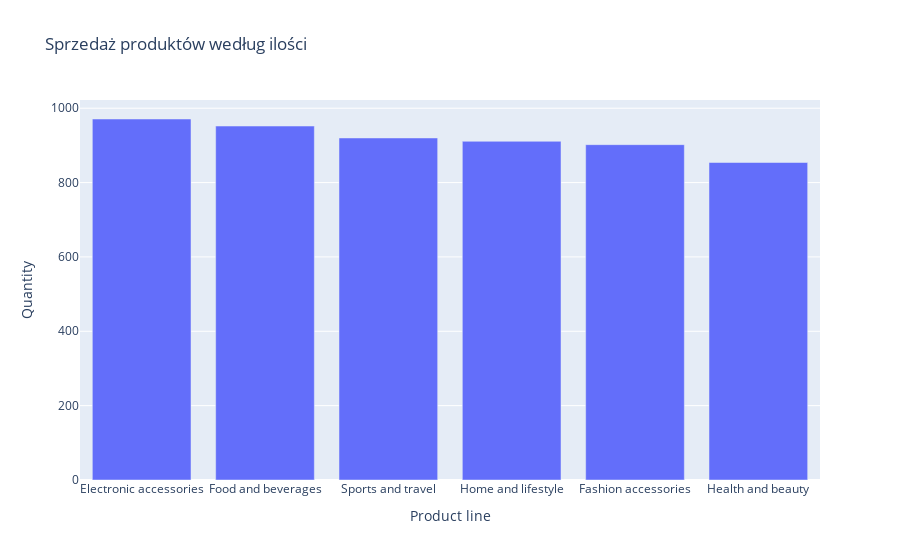

Here is the notebook cell this chart was saved with:
### Code cell
product_sales = df.groupby('Product line')['Quantity'].sum().reset_index()

sorted_product_sales = product_sales.sort_values(by='Quantity', ascending=False)
fig_quantity = px.bar(sorted_product_sales, x='Product line', y='Quantity', title='Sprzedaż produktów według ilości')
fig_quantity.show()

### Figure 1 — Plotly figure (JSON) as saved in the notebook; plotly's stock layout.template omitted (floating-point values rounded to 4 significant figures)
{"data": [{"alignmentgroup": "True", "hovertemplate": "Product line=%{x}<br>Quantity=%{y}<extra></extra>", "legendgroup": "", "marker": {"color": "#636efa", "pattern": {"shape": ""}}, "name": "", "offsetgroup": "", "orientation": "v", "showlegend": false, "textposition": "auto", "type": "bar", "x": ["Electronic accessories", "Food and beverages", "Sports and travel", "Home and lifestyle", "Fashion accessories", "Health and beauty"], "xaxis": "x", "y": [971, 952, 920, 911, 902, 854], "yaxis": "y"}], "layout": {"barmode": "relative", "legend": {"tracegroupgap": 0}, "title": {"text": "Sprzedaż produktów według ilości"}, "xaxis": {"anchor": "y", "domain": [0, 1], "title": {"text": "Product line"}}, "yaxis": {"anchor": "x", "domain": [0, 1], "title": {"text": "Quantity"}}}}
